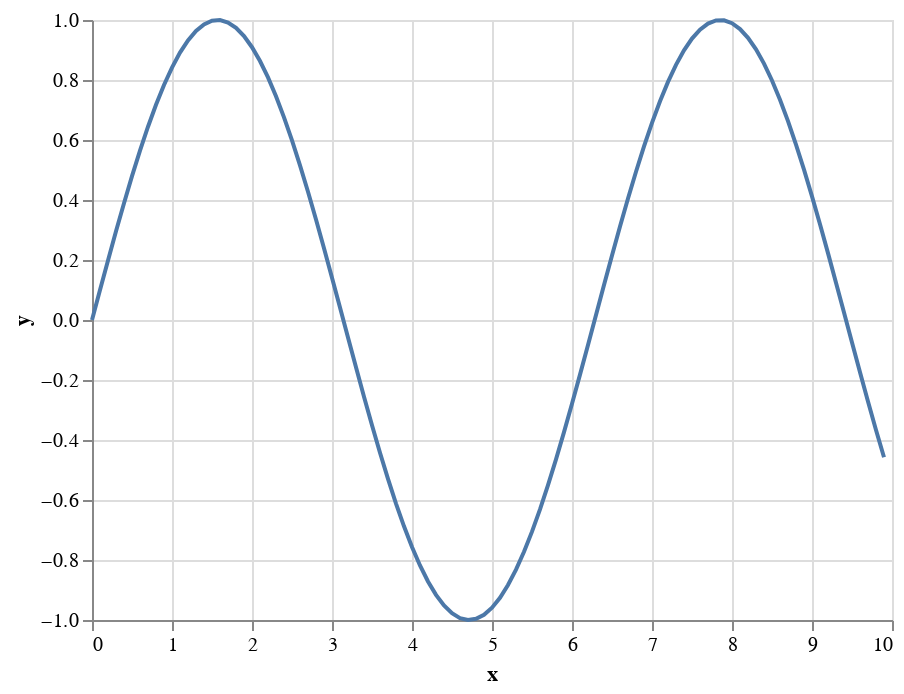

Notebook cell for this chart:
### Markdown cell above
**Generated data**

### Code cell
#sequences() generator

data = alt.sequence(0,10,0.1,as_='x')
alt.Chart(data).transform_calculate(y='sin(datum.x)').mark_line().encode(x='x:Q',y='y:Q')

### Figure 1 — Vega-Lite specification as saved in the notebook (floating-point values rounded to 4 significant figures)
{"config": {"view": {"continuousWidth": 400, "continuousHeight": 300}}, "data": {"sequence": {"start": 0, "stop": 10, "step": 0.1, "as": "x"}}, "mark": "line", "encoding": {"x": {"field": "x", "type": "quantitative"}, "y": {"field": "y", "type": "quantitative"}}, "transform": [{"calculate": "sin(datum.x)", "as": "y"}], "$schema": "https://vega.github.io/schema/vega-lite/v4.17.0.json"}
